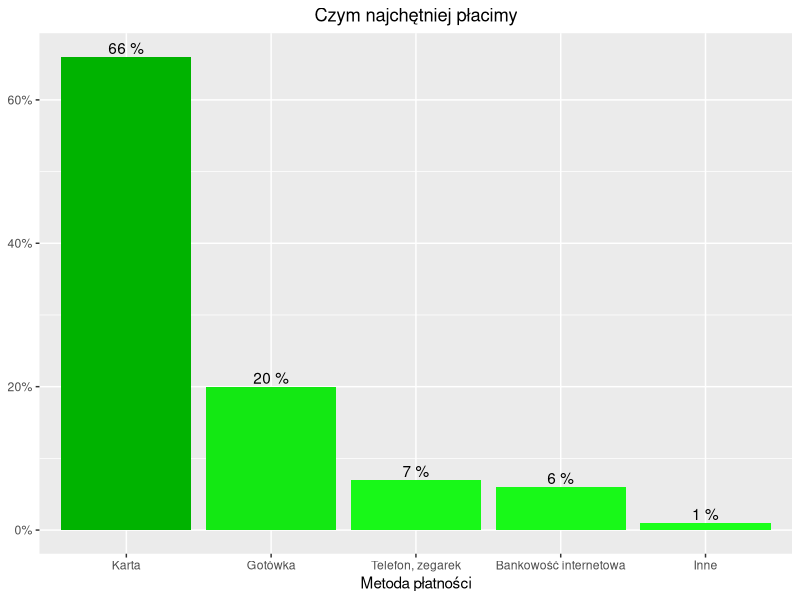

Recreate this plot in R.
## ---- chunk 1
knitr::opts_chunk$set(echo = TRUE)
pdf.options(encoding='ISOLatin2.enc')
## ---- chunk 2
library(ggplot2)
procent <- c(66, 20, 7, 6, 1)
Metoda_płatności <- c("Karta", "Gotówka",
                      "Telefon, zegarek", "Bankowość internetowa", "Inne")
dane <- data.frame(procent, Metoda_płatności)


dane$Metoda_płatności <- factor(dane$Metoda_płatności, 
                                levels = c("Karta", "Gotówka", "Telefon, zegarek",
                                           "Bankowość internetowa", "Inne"))
ggplot(dane, aes(x = Metoda_płatności, y = procent, fill = procent)) + 
  scale_y_continuous(labels = scales::percent_format(scale = 1)) +
  geom_col() + ggtitle("Czym najchętniej płacimy") + 
  theme(plot.title = element_text(hjust = 0.5)) + 
  labs(y = NULL, x = "Metoda płatności") + 
  geom_text(aes(label=paste(procent, '%')),
            position=position_dodge(width=0.9), vjust=-0.25) + 
  scale_fill_continuous(low="#1aff1a", high="#00b300") + guides(fill=FALSE)
  
